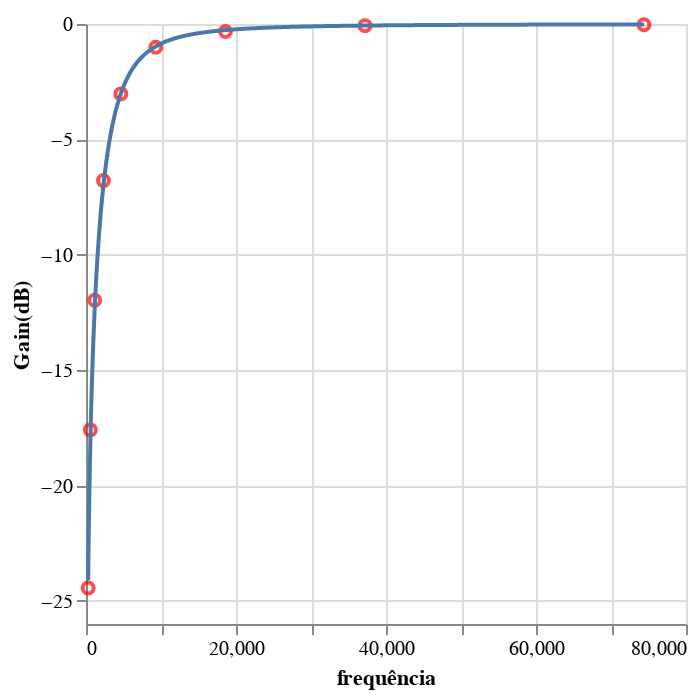

Notebook source saved alongside this figure:
### Code cell
avr = [0.15,0.33,0.63,1.14,1.75,2.19,2.37,2.43,2.45]
def bode_ganho_vr(list_freq,A_vr,A_vg):
    data = pd.DataFrame()
    data["freq"] = (2*np.pi*np.array(list_freq))
    lista_bode = []
    for i in range(len(list_freq)):
        lista_bode.append(20 * np.log10(A_vr[i]/A_vg[i]))
    data["bode"] = lista_bode
    return data


def bode_vr_rc(freq):
    result = pd.DataFrame()
    result["freq"] = 2 * np.pi * np.array(freq)
    def func(w):
        return 20*np.log10(1/np.sqrt(1+1/(w*2160*0.0000000995)**2))
    result["bode"] = func(result["freq"])
    return result

a = bode_ganho_vr(frequencia_rc,avr,amplitude_vg_rc)
b = bode_vr_rc(np.linspace(frequencia_rc[0],frequencia_rc[-1],1000))

graph1 = alt.Chart(a).mark_point(color = "red").encode(
    x = "freq",
    y = "bode",
    tooltip = ["bode","freq"]
)

graph2 = alt.Chart(b).mark_line().encode(
    alt.X("freq:Q",title = "frequência"),
    alt.Y("bode:Q",title = "Gain(dB)")
)

graph1 + graph2

### Figure 1 — Vega-Lite specification as saved in the notebook (floating-point values rounded to 4 significant figures; data arrays with more than 128 entries replaced by an {"elided": "..."} marker saying what was removed)
{"config": {"view": {"continuousWidth": 300, "continuousHeight": 300}}, "layer": [{"data": {"name": "data-38169020cfd8056664ed5259056b256f"}, "mark": {"type": "point", "color": "red"}, "encoding": {"tooltip": [{"field": "bode", "type": "quantitative"}, {"field": "freq", "type": "quantitative"}], "x": {"field": "freq", "type": "quantitative"}, "y": {"field": "bode", "type": "quantitative"}}}, {"data": {"name": "data-9b00365c66737f54d0de7fecd5511104"}, "mark": {"type": "line"}, "encoding": {"x": {"field": "freq", "title": "frequência", "type": "quantitative"}, "y": {"field": "bode", "title": "Gain(dB)", "type": "quantitative"}}}], "$schema": "https://vega.github.io/schema/vega-lite/v5.20.1.json", "datasets": {"data-38169020cfd8056664ed5259056b256f": [{"freq": 290.6, "bode": -24.44}, {"freq": 581.2, "bode": -17.59}, {"freq": 1162.0, "bode": -11.97}, {"freq": 2325.0, "bode": -6.786}, {"freq": 4650.0, "bode": -3.028}, {"freq": 9299.0, "bode": -1.01}, {"freq": 18600.0, "bode": -0.3237}, {"freq": 37200.0, "bode": -0.0712}, {"freq": 74390.0, "bode": -0.03538}], "data-9b00365c66737f54d0de7fecd5511104": {"elided": "1000 records"}}}
